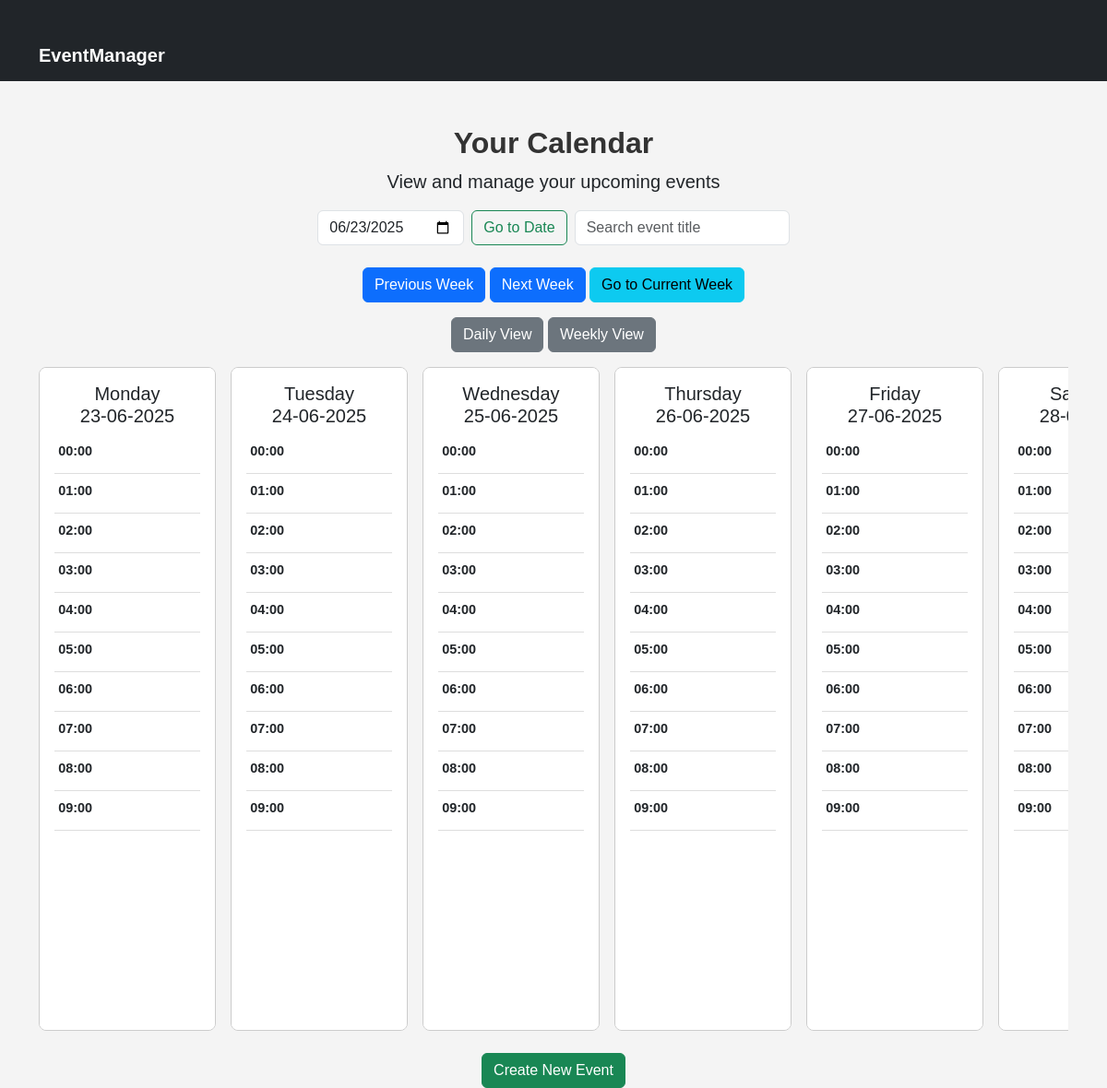
The app's page /events (signed in), older data.
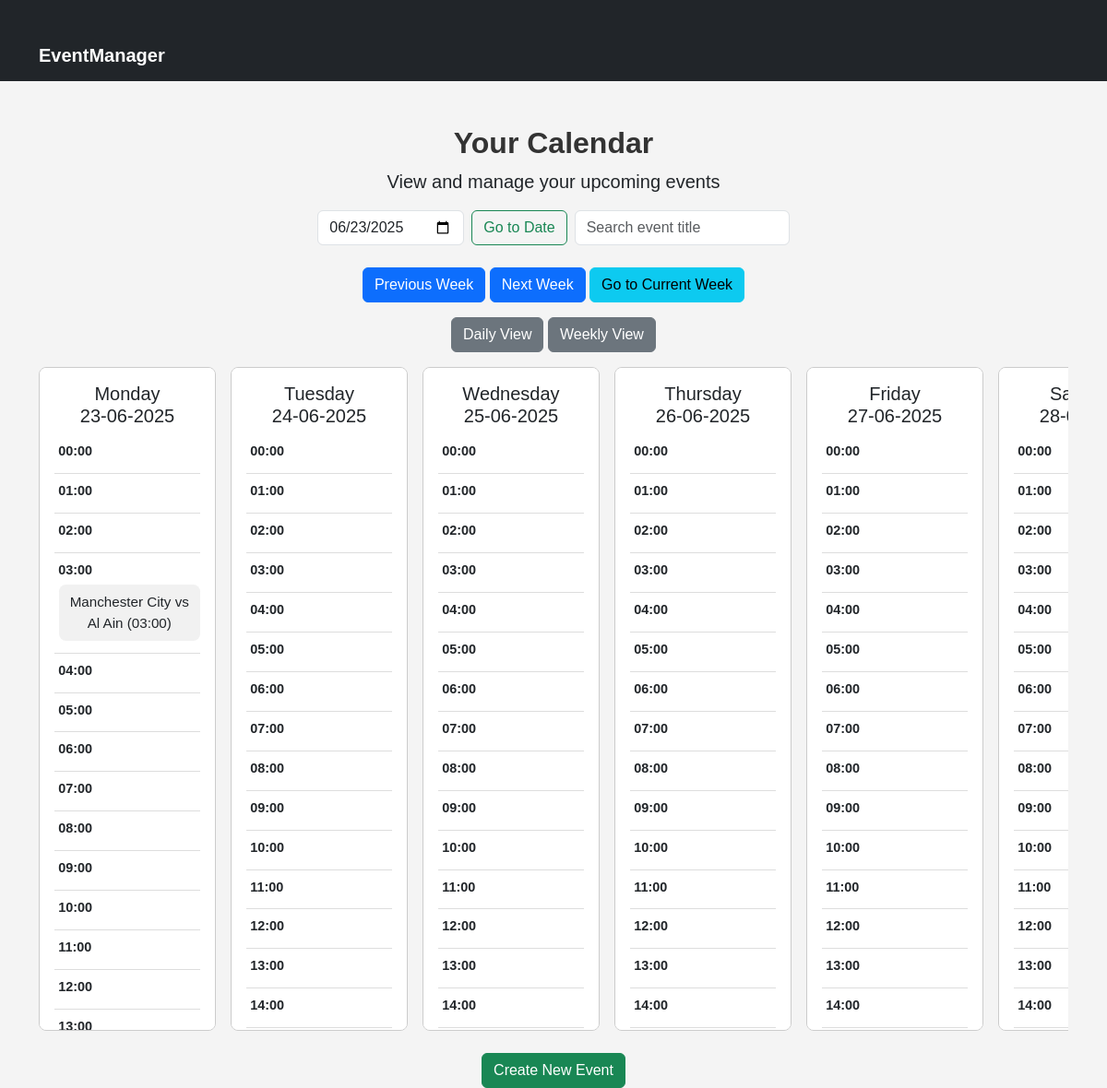
The same page, newer data.
### main.py (models this page shows)
class Event(db.Model):
    id = db.Column(db.Integer, primary_key=True)
    title = db.Column(db.String(100), nullable=False)
    date = db.Column(db.String(10), nullable=False)
    time = db.Column(db.String(5), nullable=False)
    description = db.Column(db.String(255), nullable=True)
    location = db.Column(db.String(255), nullable=True)
    user_id = db.Column(db.Integer, db.ForeignKey('user.id'), nullable=False)
    user = db.relationship('User', backref=db.backref('events', lazy=True))

### main.py (the view, shortened to what this page needs)
@app.route('/events', methods=['GET'])
def events():
    today = datetime.today()
    view = request.args.get('view', 'weekly')
    direction = request.args.get('direction', 'current')
    jump_to_date = request.args.get('jump_to_date')
    search_event = request.args.get('search_event')
    if 'current_day' in session:
        try:
            current_day = datetime.strptime(session['current_day'], '%d.%m.%Y')
        except ValueError:
            current_day = today
    else:
        current_day = today
    if view == 'weekly':
        if jump_to_date:
            start_of_week = current_day - timedelta(days=current_day.weekday())
            end_of_week = start_of_week + timedelta(days=6)
        else:
            start_of_week = session.get('start_of_week')
            end_of_week = session.get('end_of_week')
            if not start_of_week or not end_of_week:
                start_of_week = current_day - timedelta(days=current_day.weekday())
                end_of_week = start_of_week + timedelta(days=6)
            if isinstance(start_of_week, str):
                start_of_week = datetime.strptime(start_of_week, '%d.%m.%Y')
            if isinstance(end_of_week, str):
                end_of_week = datetime.strptime(end_of_week, '%d.%m.%Y')
            if direction == 'prev':
                start_of_week -= timedelta(weeks=1)
                end_of_week -= timedelta(weeks=1)
                current_day = start_of_week
            elif direction == 'next':
                start_of_week += timedelta(weeks=1)
                end_of_week += timedelta(weeks=1)
                current_day = start_of_week
            elif direction == 'current':
                start_of_week = today - timedelta(days=today.weekday())
                end_of_week = start_of_week + timedelta(days=6)
                current_day = today
        session['start_of_week'] = start_of_week.strftime('%d.%m.%Y')
        session['end_of_week'] = end_of_week.strftime('%d.%m.%Y')
        session['current_day'] = current_day.strftime('%d.%m.%Y')
        week_days = []
        for i in range(7):
            day = start_of_week + timedelta(days=i)
            day_events = Event.query.filter_by(
                user_id=session['user_id']
            ).filter(Event.date == day.strftime('%Y-%m-%d')).all()
            week_days.append({
                'name': day.strftime('%A'),
                'date': day.strftime('%d-%m-%Y'),
                'events': day_events
            })
        return render_template(
            'events.html',
            week_days=week_days,
            view=view,
            current_date=current_day.strftime('%d.%m.%Y'),
            start_of_week=start_of_week.strftime('%d.%m.%Y'),
            end_of_week=end_of_week.strftime('%d.%m.%Y'),
            preset=start_of_week.strftime('%Y-%m-%d')
        )

### templates/events.html (shortened to what this page needs)
{% extends "base.html" %}
{% block content %}
<div class="text-center">
    <h2 class="fw-bold">Your Calendar</h2>
    <p class="lead">View and manage your upcoming events</p>
    <form method="GET" action="{{ url_for('events') }}" class="mb-4 d-flex justify-content-center align-items-center gap-2 flex-wrap position-relative">
        <input type="date" name="jump_to_date" class="form-control w-auto" value="{{ preset }}" required>
        <button type="submit" class="btn btn-outline-success">Go to Date</button>
        <div class="position-relative">
            <input type="text" id="event-search" class="form-control w-auto" placeholder="Search event title" autocomplete="off">
        </div>
    </form>
    <div class="mb-3">
        <a href="{{ url_for('events', direction='prev', view=view) }}" class="btn btn-primary">Previous Week</a>
        <a href="{{ url_for('events', direction='next', view=view) }}" class="btn btn-primary">Next Week</a>
        <a href="{{ url_for('events', direction='current', view=view) }}" class="btn btn-info">Go to Current Week</a>
    </div>
    <div class="mb-3">
        <a href="{{ url_for('events', view='daily', direction='current') }}" class="btn btn-secondary">Daily View</a>
        <a href="{{ url_for('events', view='weekly', direction='current') }}" class="btn btn-secondary">Weekly View</a>
    </div>
    {% if view == 'weekly' %}
    <div class="d-flex justify-content-center">
        <div class="calendar-week">
            {% for day in week_days %}
            <div class="calendar-day col">
                <h5 class="text-center">{{ day.name }}<br>{{ day.date }}</h5>
                <div class="calendar-day-content">
                    {% for hour in range(24) %}
                    <div class="time-slot">
                        <div class="time-label">{{ '{:02d}:00'.format(hour) }}</div>
                        {% for event in day.events %}
                            {% set event_hour = event.time.split(":")[0]|int %}
                            {% if event_hour == hour %}
                            <div class="event" onclick="showEventModal('{{ event.id }}')">
                                <span>{{ event.title }} ({{ event.time }})</span>
                            </div>
                            {% endif %}
                        {% endfor %}
                    </div>
                    {% endfor %}
                </div>
            </div>
            {% endfor %}
        </div>
    </div>
    {% endif %}
    <a href="{{ url_for('Create_Event') }}" class="btn btn-success mt-4">Create New Event</a>
</div>
{% endblock %}

### templates/base.html (shortened to what this page needs)
<!DOCTYPE html>
<html lang="en">
<head>
    <link rel="stylesheet" href="https://cdn.jsdelivr.net/npm/bootstrap@5.3.0/dist/css/bootstrap.min.css">
    <link rel="stylesheet" href="{{ url_for('static', filename='style.css') }}">
    <link rel="stylesheet" href="https://cdnjs.cloudflare.com/ajax/libs/font-awesome/5.15.4/css/all.min.css">
    <link href="https://cdnjs.cloudflare.com/ajax/libs/font-awesome/6.5.0/css/all.min.css" rel="stylesheet">
</head>
<body>
    <nav class="navbar navbar-expand-lg navbar-dark bg-dark">
        <div class="container">
            <a class="navbar-brand" href="{{ url_for('home') }}">EventManager</a>
        </div>
    </nav>
    <div class="container mt-5">
        {% block content %}{% endblock %}
    </div>
</body>
</html>

### static/style.css (style rules this page uses)
body { background-color: #f4f4f4; font-family: Arial, sans-serif; }
h2 { color: #333; }
button { font-size: 1.125em; border-radius: 0.3125em; }
.navbar { margin-bottom: 2em; }
.navbar-brand { font-weight: bold; }
.container { margin-top: 2em; }
.event { background-color: #f1f1f1; padding: 0.5em; border-radius: 0.3125em; font-size: 0.75em; }

### templates/events.html (style rules this page uses)
.calendar-week { display: grid; grid-template-columns: repeat(7, 1fr); gap: 1rem; justify-items: center; width: 100%; overflow-x: auto; }
.calendar-day { border: 1px solid #ccc; border-radius: 0.5em; padding: 1em; height: 100%; max-height: 90vh; overflow-y: auto; width: 100%; min-width: 12em; flex-shrink: 0; background-color: #fff; }
.time-slot { border-bottom: 1px solid #ddd; padding: 0.5em 0; }
.time-label { font-weight: bold; margin-bottom: 0.3em; text-align: left; padding-left: 0.3em; font-size: 0.9rem; }
.event { background-color: #f1f1f1; padding: 0.5em 0.75em; border-radius: 0.5em; margin: 0.3em 0 0.3em 0.3em; word-break: break-word; white-space: normal; overflow-wrap: break-word; cursor: pointer; font-size: 0.95rem; }

Row changes from the older to the newer data that the page shows:
added Event: title "Manchester City vs Al Ain", time "03:00"
Text that changed along with them:
new list line: "10:00 11:00 12:00 13:00"
new list line: "10:00 11:00 12:00 13:00 14:00"
